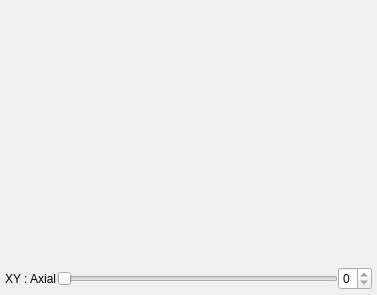
<ui version="4.0" >
 <class>udg::ThickSlabWidgetBase</class>
 <widget class="QFrame" name="udg::ThickSlabWidgetBase" >
  <property name="geometry" >
   <rect>
    <x>0</x>
    <y>0</y>
    <width>377</width>
    <height>295</height>
   </rect>
  </property>
  <property name="windowTitle" >
   <string>ViewerWidget</string>
  </property>
  <property name="frameShape" >
   <enum>QFrame::NoFrame</enum>
  </property>
  <property name="frameShadow" >
   <enum>QFrame::Plain</enum>
  </property>
  <property name="lineWidth" >
   <number>2</number>
  </property>
  <layout class="QGridLayout" >
   <property name="margin" >
    <number>3</number>
   </property>
   <property name="spacing" >
    <number>0</number>
   </property>
   <item row="1" column="0" >
    <layout class="QHBoxLayout" >
     <property name="margin" >
      <number>2</number>
     </property>
     <property name="spacing" >
      <number>0</number>
     </property>
     <item>
      <widget class="QLabel" name="m_viewText" >
       <property name="text" >
        <string>XY : Axial</string>
       </property>
       <property name="scaledContents" >
        <bool>true</bool>
       </property>
      </widget>
     </item>
     <item>
      <widget class="QSlider" name="m_slider" >
       <property name="focusPolicy" >
        <enum>Qt::NoFocus</enum>
       </property>
       <property name="maximum" >
        <number>0</number>
       </property>
       <property name="orientation" >
        <enum>Qt::Horizontal</enum>
       </property>
      </widget>
     </item>
     <item>
      <widget class="QSpinBox" name="m_spinBox" >
       <property name="maximum" >
        <number>0</number>
       </property>
      </widget>
     </item>
    </layout>
   </item>
   <item row="0" column="0" >
    <widget class="udg::Q2DViewer" native="1" name="m_2DView" />
   </item>
  </layout>
 </widget>
 <customwidgets>
  <customwidget>
   <class>udg::Q2DViewer</class>
   <extends>QWidget</extends>
   <header>q2dviewer.h</header>
  </customwidget>
 </customwidgets>
 <resources/>
 <connections/>
</ui>
